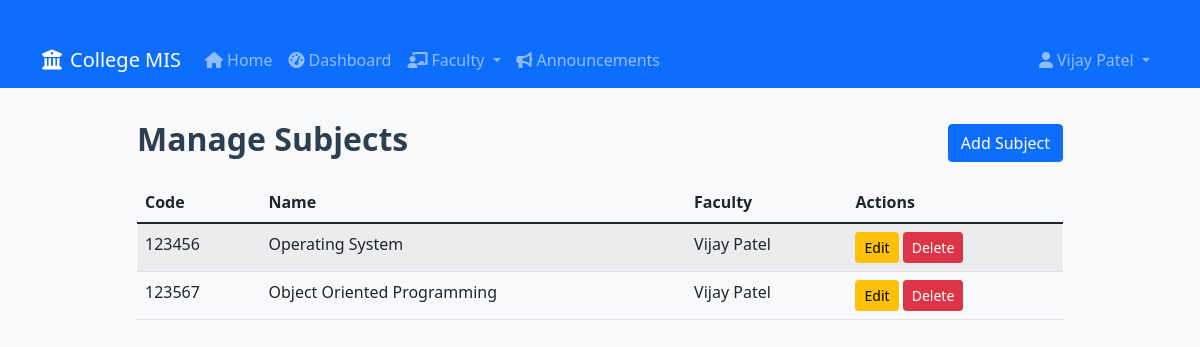
/faculty/subjects/ (signed in), run on the app's committed database.
### core/models.py (models this page shows, shortened)
class User(AbstractUser):
    is_student = models.BooleanField(default=False)
    is_faculty = models.BooleanField(default=False)

class Subject(models.Model):
    name = models.CharField(max_length=100)
    code = models.CharField(max_length=20, unique=True, null=True, blank=True)
    faculty = models.ForeignKey(Faculty, on_delete=models.SET_NULL, null=True, blank=True)

class Faculty(models.Model):
    user = models.OneToOneField('core.User', on_delete=models.CASCADE)
    phone_number = models.CharField(max_length=20, blank=True)
    department = models.CharField(max_length=100, blank=True)

### faculty/views.py (the view)
# urls.py: path('subjects/', manage_subjects, name='manage_subjects'),
@login_required
def manage_subjects(request):
    if not hasattr(request.user, 'faculty'):
        return redirect('login')
    subjects = Subject.objects.all()
    return render(request, 'faculty/manage_subjects.html', {'subjects': subjects})

### templates/faculty/manage_subjects.html
{% extends 'base.html' %}
{% block content %}
<div class="row justify-content-center">
  <div class="col-md-10">
    <div class="d-flex justify-content-between align-items-center mb-3">
      <h2>Manage Subjects</h2>
      <a href="{% url 'add_subject' %}" class="btn btn-primary">Add Subject</a>
    </div>
    {% if subjects %}
      <table class="table table-striped table-hover">
        <thead>
          <tr>
            <th>Code</th>
            <th>Name</th>
            <th>Faculty</th>
            <th>Actions</th>
          </tr>
        </thead>
        <tbody>
          {% for subject in subjects %}
          <tr>
            <td>{{ subject.code }}</td>
            <td>{{ subject.name }}</td>
            <td>{{ subject.faculty.user.first_name|default:"Not Assigned" }}</td>
            <td>
              <a href="{% url 'edit_subject' subject.id %}" class="btn btn-sm btn-warning">Edit</a>
              <a href="{% url 'delete_subject' subject.id %}" class="btn btn-sm btn-danger">Delete</a>
            </td>
          </tr>
          {% endfor %}
        </tbody>
      </table>
    {% else %}
      <div class="alert alert-info">No subjects found.</div>
    {% endif %}
  </div>
</div>
{% endblock %}

### templates/base.html (shortened to what this page needs)
{% load static %}
<!DOCTYPE html>
<html lang="en">
<head>
    <link href="https://cdn.jsdelivr.net/npm/bootstrap@5.1.3/dist/css/bootstrap.min.css" rel="stylesheet">
    <link rel="stylesheet" href="https://cdnjs.cloudflare.com/ajax/libs/font-awesome/6.0.0/css/all.min.css">
    <link rel="stylesheet" href="{% static 'css/styles.css' %}">
</head>
<body>
    <nav class="navbar navbar-expand-lg navbar-dark bg-primary">
        <div class="container">
            <a class="navbar-brand" href="{% url 'home' %}">
                <i class="fas fa-university me-2"></i>College MIS
            </a>
            <div class="collapse navbar-collapse" id="navbarNav">
                <ul class="navbar-nav me-auto">
                    <li class="nav-item">
                        <a class="nav-link" href="{% url 'home' %}">
                            <i class="fas fa-home me-1"></i>Home
                        </a>
                    </li>
                    {% if user.is_authenticated %}
                        <li class="nav-item">
                            <a class="nav-link" href="{% url 'dashboard' %}">
                                <i class="fas fa-tachometer-alt me-1"></i>Dashboard
                            </a>
                        </li>
                        {% if user.faculty %}
                            <li class="nav-item dropdown">
                                <a class="nav-link dropdown-toggle" href="#" id="navbarDropdown" role="button" data-bs-toggle="dropdown">
                                    <i class="fas fa-chalkboard-teacher me-1"></i>Faculty
                                </a>
                            </li>
                        {% endif %}
                        <li class="nav-item">
                            <a class="nav-link" href="{% url 'announcement_list' %}">
                                <i class="fas fa-bullhorn me-1"></i>Announcements
                            </a>
                        </li>
                    {% endif %}
                </ul>
                <ul class="navbar-nav">
                    {% if user.is_authenticated %}
                        <li class="nav-item dropdown">
                            <a class="nav-link dropdown-toggle" href="#" id="userDropdown" role="button" data-bs-toggle="dropdown">
                                <i class="fas fa-user me-1"></i>{{ user.first_name }} {{ user.last_name }}
                            </a>
                        </li>
                    {% endif %}
                </ul>
            </div>
        </div>
    </nav>
    <main class="container mt-4">
        {% block content %}{% endblock %}
    </main>
</body>
</html>

### static/css/styles.css (style rules this page uses)
body { background-color: #f8f9fa; }
.navbar { margin-bottom: 2rem; }
.container { margin-top: 2rem; }
h2 { font-weight: 600; color: #2c3e50; }

### data on the page
User: first_name "Vijay Patel"
Subject: code "123456", name "Operating System", faculty.user.first_name "Vijay Patel"
Subject: code "123567", name "Object Oriented Programming", faculty.user.first_name "Vijay Patel"
